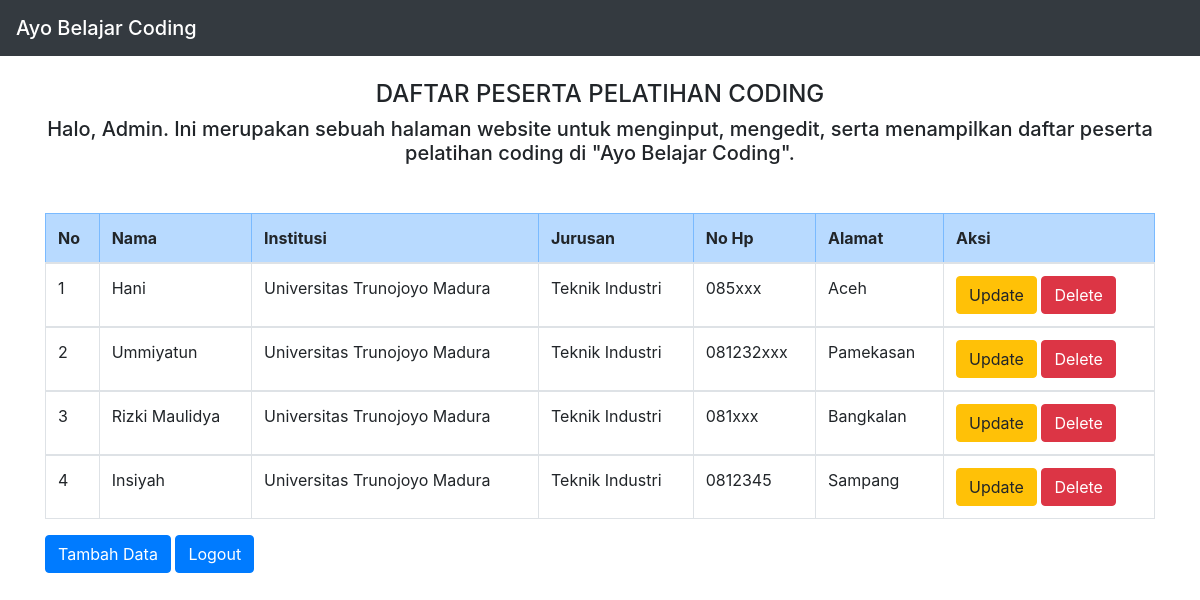
Screenshot of /home.php (signed in) with the database file from the repository.
### tables this page shows
CREATE TABLE `peserta` (
  `id_peserta` int(11) NOT NULL,
  `nama` varchar(50) NOT NULL,
  `institusi` varchar(50) DEFAULT NULL,
  `jurusan` varchar(50) NOT NULL,
  `no_hp` char(13) NOT NULL,
  `alamat` varchar(50) NOT NULL
);

### home.php (the view, shortened to what this page needs)
<?php
if (isset($_SESSION['id']) && isset($_SESSION['user_name'])) {
 ?>
<!DOCTYPE html>
<html>
<head>
	<link rel="stylesheet" href="https://cdn.jsdelivr.net/npm/bootstrap@4.6.1/dist/css/bootstrap.min.css">
</head>
<body>
    <nav class="navbar navbar-dark bg-dark">
            <span class="navbar-brand mb-0 h1">Ayo Belajar Coding</span>
    </nav>
<div class="container">
    <br>
    <h4><center>DAFTAR PESERTA PELATIHAN CODING</center></h4>
    <h5><center>Halo, Admin. Ini merupakan sebuah halaman website untuk menginput, mengedit, serta menampilkan
    daftar peserta pelatihan coding di "Ayo Belajar Coding".</center></h5>
     <tr class="table-danger">
            <br>
        <thead>
        <tr>
       <table class="my-3 table table-bordered">
            <tr class="table-primary">
            <th>No</th>
            <th>Nama</th>
            <th>Institusi</th>
            <th>Jurusan</th>
            <th>No Hp</th>
            <th>Alamat</th>
            <th colspan='2'>Aksi</th>
        </tr>
        </thead>
        <?php
        include "koneksi.php";
        $sql="select * from peserta order by id_peserta desc";
        $hasil=mysqli_query($kon,$sql);
        $no=0;
        while ($data = mysqli_fetch_array($hasil)) {
            $no++;
            ?>
            <tbody>
            <tr>
                <td><?php echo $no;?></td>
                <td><?php echo $data["nama"]; ?></td>
                <td><?php echo $data["institusi"];   ?></td>
                <td><?php echo $data["jurusan"];   ?></td>
                <td><?php echo $data["no_hp"];   ?></td>
                <td><?php echo $data["alamat"];   ?></td>
                <td>
                    <a href="update.php?id_peserta=<?php echo htmlspecialchars($data['id_peserta']); ?>" class="btn btn-warning" role="button">Update</a>
                    <a href="<?php echo htmlspecialchars($_SERVER["PHP_SELF"]);?>?id_peserta=<?php echo $data['id_peserta']; ?>" class="btn btn-danger" role="button">Delete</a>
                </td>
            </tr>
            </tbody>
            <?php
        }
        ?>
    <a href="create.php" class="btn btn-primary" role="button">Tambah Data</a>
    <a href="logout.php" class="btn btn-primary" role="button">Logout</a>
</div>
</body>
</html>
<?php
}else{
     header("Location: index.php");
     exit();
}
 ?>

### rows the page displays
peserta: nama "Hani", institusi "Universitas Trunojoyo Madura", jurusan "Teknik Industri", no_hp "085xxx", alamat "Aceh"
peserta: nama "Ummiyatun", institusi "Universitas Trunojoyo Madura", jurusan "Teknik Industri", no_hp "081232xxx", alamat "Pamekasan"
peserta: nama "Rizki Maulidya", institusi "Universitas Trunojoyo Madura", jurusan "Teknik Industri", no_hp "081xxx", alamat "Bangkalan"
peserta: nama "Insiyah", institusi "Universitas Trunojoyo Madura", jurusan "Teknik Industri", no_hp "0812345", alamat "Sampang"
